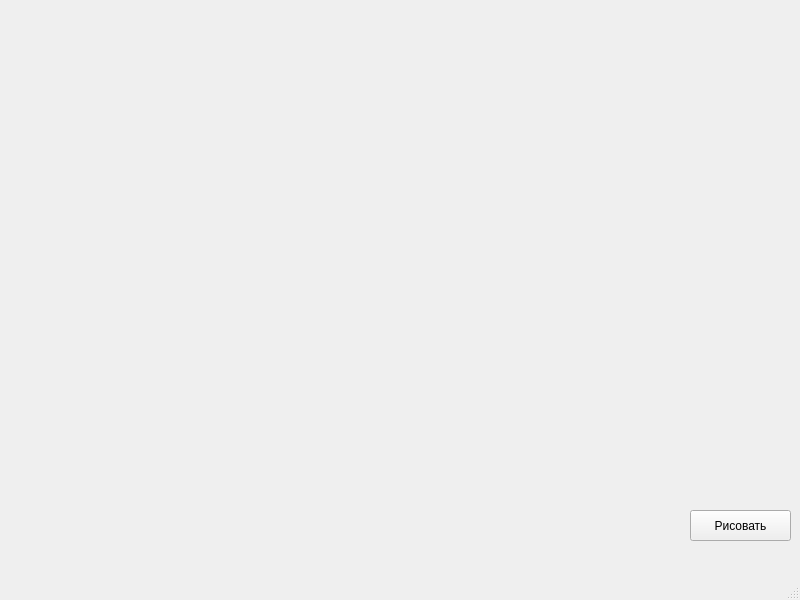
<?xml version="1.0" encoding="UTF-8"?>
<ui version="4.0">
 <class>MainWindow</class>
 <widget class="QMainWindow" name="MainWindow">
  <property name="geometry">
   <rect>
    <x>0</x>
    <y>0</y>
    <width>800</width>
    <height>600</height>
   </rect>
  </property>
  <property name="windowTitle">
   <string>Желтые круги</string>
  </property>
  <widget class="QWidget" name="centralwidget">
   <widget class="QPushButton" name="btn">
    <property name="geometry">
     <rect>
      <x>690</x>
      <y>510</y>
      <width>101</width>
      <height>31</height>
     </rect>
    </property>
    <property name="text">
     <string>Рисовать</string>
    </property>
   </widget>
  </widget>
  <widget class="QMenuBar" name="menubar">
   <property name="geometry">
    <rect>
     <x>0</x>
     <y>0</y>
     <width>800</width>
     <height>21</height>
    </rect>
   </property>
  </widget>
  <widget class="QStatusBar" name="statusbar"/>
 </widget>
 <resources/>
 <connections/>
</ui>
